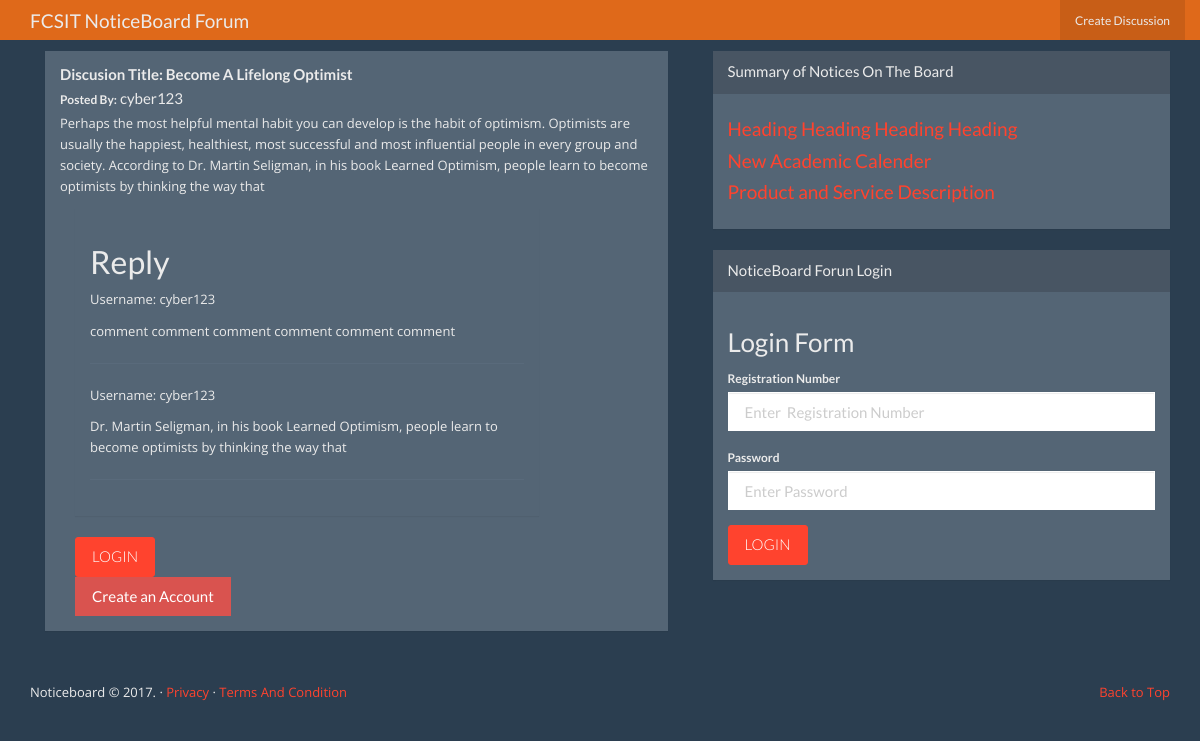
The app's page /Discussions/dis_details/2 with its own data.
### tables this page shows
CREATE TABLE IF NOT EXISTS `discussions` (
  `ds_id` int(100) NOT NULL,
  `user_id` int(100) NOT NULL,
  `ds_title` varchar(200) NOT NULL,
  `ds_body` text NOT NULL
);

CREATE TABLE IF NOT EXISTS `users` (
  `user_id` int(100) NOT NULL,
  `first_name` varchar(100) NOT NULL,
  `last_name` varchar(100) NOT NULL,
  `reg_no` varchar(100) NOT NULL,
  `email` varchar(100) NOT NULL,
  `username` varchar(100) NOT NULL,
  `password` varchar(100) NOT NULL
);

CREATE TABLE IF NOT EXISTS `replies` (
  `reply_id` int(100) NOT NULL,
  `ds_id` int(100) NOT NULL,
  `ds_title` varchar(200) NOT NULL,
  `user_id` int(100) NOT NULL,
  `comment` text NOT NULL
);

CREATE TABLE IF NOT EXISTS `noticeboard` (
  `notice_id` int(100) NOT NULL,
  `user_id` int(100) NOT NULL,
  `status_id` int(100) NOT NULL,
  `notice_title` varchar(200) NOT NULL,
  `notice_from` varchar(200) NOT NULL,
  `notice_to` varchar(200) NOT NULL,
  `notice_details` text NOT NULL,
  `notice_img` varchar(100) NOT NULL
);

### application/views/forum/layout/main.php (called while the page is built, shortened)
<?php $this->load->view('forum/layout/includes/header'); ?>
<?php $this->load->view($main_content); ?>

### application/controllers/Discussions.php (called while the page is built, shortened)
<?php
class Discussions extends CI_Controller {
	public function dis_details(){
		$id = $this->uri->segment('3');
		$data['title'] = 'Discussion destails';
		$data['details'] = $this->Discussion_model->dis_details($id);
		$data['list_NB'] = $this->Discussion_model->list_NB();
		$data['replies'] = $this->Discussion_model->list_replies($id);
		$data['main_content'] = 'forum/details';
		$this->load->view('forum/layout/main', $data);
		}
}

### index.php (called while the page is built, shortened)
<?php
require_once BASEPATH.'core/CodeIgniter.php';

### application/models/Discussion_model.php (called while the page is built, shortened)
<?php
 Class Discussion_model extends CI_model{
		 public function list_NB(){
		 	$this->db->select('*', 'users');
			$this->db->from('noticeboard');
			$this->db->join('users', 'noticeboard.user_id = users.user_id');
			$this->db->order_by('notice_title', 'ASC');
			$this->db->limit('4');
			$query = $this->db->get();
			return $query->result_array();
		 }
		 public function dis_details($id){
		 	   $this->db->select('*', 'users');
			   $this->db->from('discussions');
			   $this->db->join('users', 'discussions.user_id = users.user_id');
			  $this->db->where('ds_id', $id);
			 $query = $this->db->get();
			 return $query->row();
			 }
		 public function list_replies($id){
					 $this->db->select('*', 'users');
					 $this->db->where('ds_id', $id);
					$this->db->join('Users', 'replies.user_id = users.user_id');
					 $this->db->from('replies');
					 $query = $this->db->get();
					 return $query->result_array();
					 }
	 }
?>

### application/views/forum/details.php (the view, shortened to what this page needs)
    <div class="container mainbody-section">
    <div class="row">
        <div class="col-md-7">
                        <div class="col-md-12">
										<div class="panel panel-default">
								  <div class="panel-body">
										<?php if($details) :?>
										  <div class="media-body">
											<h5 class="media-heading"><strong>Discusion Title: <?php echo $details->ds_title; ?> </strong></h5>
                                              <label>Posted By: </label> <?php echo $details->username; ?><br>
                                            <p>
                                              <?php echo $details->ds_body; ?>
                                            </p>
                                            <div class="col-md-10">
                                            <div class="panel panel-default">
                                                <div class="panel-body">
                                                    <div class="media-body">
                                                        <div class="media-heading">
                                                          <h2>Reply</h2>
                                                        </div>
                                                        <?php foreach($replies as  $reply):?>
                                                        <p>Username: <?php echo $reply['username']; ?></p>
                                                        <p><?php echo $reply['comment']; ?></p>
                                                        <hr>
                                                      <?php endforeach;?>
                                                    </div>
                                                </div>
                                            </div>
                                            <?php if($this->session->userdata('logged_in')): ?>
                                            <hr>
                                            <p><h3>Comment Here</h3></p>
                                            <form action="<?php echo base_url(); ?>Discussions/comment" method="post" >
                                               <input type="hidden" name="ds_id" value="<?php echo $details->ds_id; ?>" />
                                               <input type="hidden" name="user_id" value="<?php echo $details->user_id; ?>" />
                                                <input type="hidden" name="ds_title" value="<?php echo $details->ds_title; ?>">
                                                <textarea id="body" type="text" class="form-control" name="comment"></textarea>
                                                <br>
                                             <button type="submit"  name="reply" class="btn btn-primary">Comment</button>
                                            </form>
                                        <?php else: ?>
                                               <a href="<?php echo base_url(); ?>User/login" class="btn btn-primary">Login</a><br>
                                                <a href="<?php echo base_url(); ?>user/register" class="btn btn-danger">Create an Account</a>
                                        <?php endif; ?>
                                            </div>
                                       </div>
                                   <?php endif; ?>
								  </div>
								</div>
						</div>
        </div>
        <div class="col-md-5">
            <div class="panel panel-default">
              <div class="panel-heading">Summary of Notices On The Board</div>
              <div class="panel-body">
                <?php foreach($list_NB as $list): ?>
                <a href="<?php echo base_url();?>notices/notice_details/<?php echo $list['notice_id']?>"><h4><?php echo $list['notice_title']; ?></h4></a>
            <?php endforeach; ?>
              </div>
            </div>
<?php if(!$this->session->userdata('logged_in')):?>
            <section>
                <div class="panel panel-default">
              <div class="panel-heading">NoticeBoard Forun Login</div>
              <div class="panel-body">
                <?php if(!$this->session->userdata('logged_in')): ?>
                 <div class="block">
            <h3>Login Form</h3>
            <form role="form" action="<?php echo base_url(); ?>User/login" method="post">
            <div class="form-group">
              <label for="Registration Number">Registration Number</label>
              <input name="reg_no" type="text" class="form-control" placeholder="Enter  Registration Number"/>
            </div>
            <div class="form-group">
              <label>Password</label>
              <input name="password" type="password" class="form-control" placeholder="Enter Password"/>
            </div>
            <input value="Login" name="login" type="submit" class="btn btn-primary">
            </form>
          </div>
      <?php endif; ?>
            </div>
            </section>
            <?php endif; ?>
        </div>
    </div>
    </div>

### assets/css/style.css (style rules this page uses)
a, a:hover, a:focus, a:active, a.active { outline: 0; }
a { color: #FF432E; text-decoration: none; }
p { font-family: 'Open Sans', sans-serif; font-size: 13px; line-height: 21px; }
.btn-primary { border-color: #FF432E; background-color: #FF432E; text-transform: uppercase; font-weight: 300; color: #fff; -webkit-border-radius:3px; -moz-border-radius:3px; -o-border-radius:3px; border-radius:3px; -webkit-transition: all 0.3s; -moz-transition: all 0.3s; -o-transition: all 0.3s; transition: all 0.3s; }
.mainbody-section { padding-top: 30px; padding-bottom: 30px; }

### records on screen
discussions: ds_title "Become A Lifelong Optimist", user.username "cyber123", ds_body "Perhaps the most helpful mental habit you can develop is the habit of optimism. Optimists are usually the happiest, healthiest, most successful and most influential people in every group and society. According to Dr. Martin Seligman, in his book Learned Optimism, people learn to become optimists by thinking the way that"
replies: user.username "cyber123", comment "comment comment comment comment comment comment"
replies: user.username "cyber123", comment "Dr. Martin Seligman, in his book Learned Optimism, people learn to become optimists by thinking the way that"
noticeboard: notice_title "Heading Heading Heading Heading"
noticeboard: notice_title "New Academic Calender"
noticeboard: notice_title "Product and Service Description"
